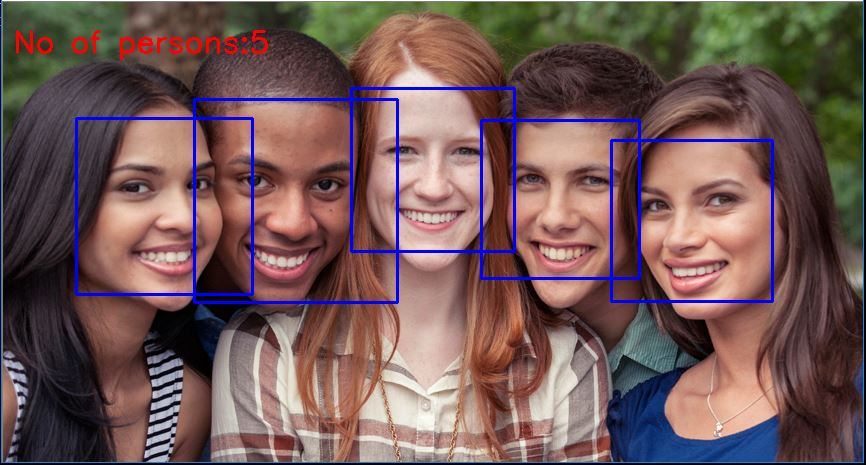
#> input picture Sample.JPG, 866 x 465 px
$ python face_detection_using_images.py
#> lines starting #> are read from the running program, lines starting #| are printed output that depends on the picture; after the words box and inside, x2 and y2 are one past the last pixel; in counts of white or black regions, pixels touching at a corner belong together
# -*- coding: utf-8 -*-
"""
Created on Sun Mar 25 14:42:15 2018

@author: HP
"""

import cv2
import tkinter
from tkinter.filedialog import askopenfilename
face_cascade = cv2.CascadeClassifier(cv2.data.haarcascades + "haarcascade_frontalface_default.xml")
print("Enter file path: ")
tkinter.Tk().withdraw()
filename = askopenfilename()
#> the answer given: Sample.JPG
count=0
img = cv2.imread(filename)
#> img is the input picture: shape (465, 866, 3); mean B, G, R 86.9, 88.3, 113.2
gray = cv2.cvtColor(img, cv2.COLOR_BGR2GRAY)
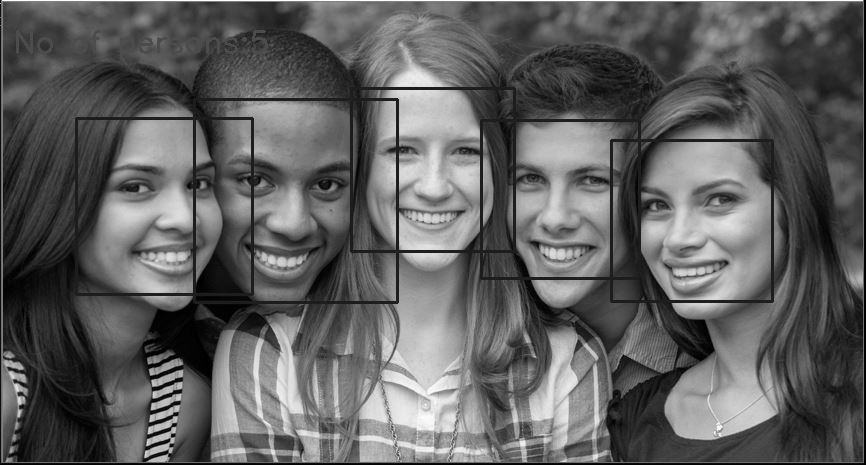
#> gray: shape (465, 866); min 0, max 255, mean 95.6
faces = face_cascade.detectMultiScale(gray, 1.3, 5)
#> faces = [[362, 95, 151, 151], [485, 124, 150, 150], [609, 140, 164, 164], [85, 122, 169, 169], [197, 107, 196, 196]]
for (x,y,w,h) in faces:
    cv2.rectangle(img,(x,y),(x+w,y+h),(255,0,0),2)
    count+=1
#> this loop made 5 passes
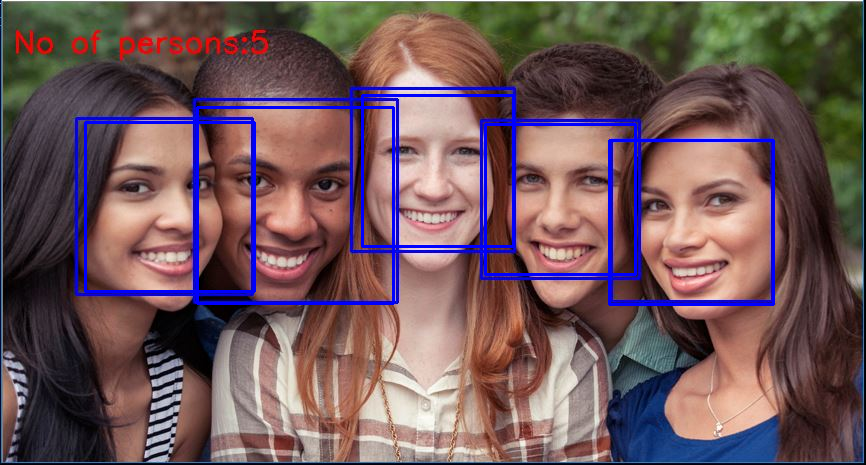
#> img: shape (465, 866, 3); 2.45% of pixels changed, all inside (x1, y1, x2, y2) = (84, 94, 775, 306)
#> after the loop, count = 5

font                   = cv2.FONT_HERSHEY_SIMPLEX
#> font = 0
bottomLeftCornerOfText = (10,50)
fontScale              = 1
fontColor              = (0,0,255)
lineType               = 2
strng='No of persons:'+str(count)
#> strng = 'No of persons:5'

cv2.putText(img,strng,
    bottomLeftCornerOfText,
    font,
    fontScale,
    fontColor,
    lineType)
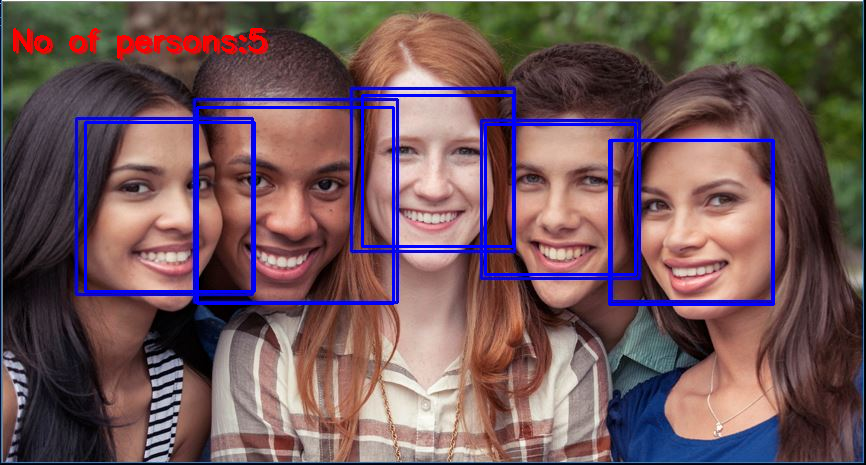
#> img: shape (465, 866, 3); 0.4% of pixels changed, all inside (x1, y1, x2, y2) = (13, 28, 265, 59)

cv2.imshow('img',img)
cv2.waitKey(0)
cv2.destroyAllWindows()
